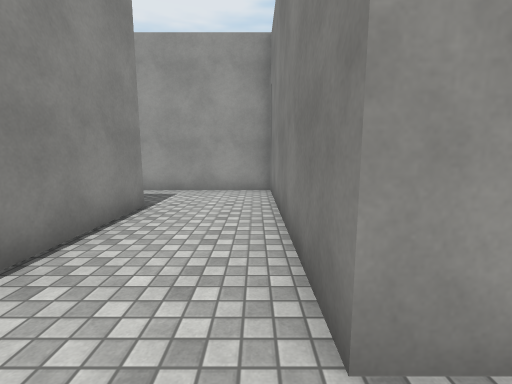
View 1 (above)

17 first-person views from a walk through a scene from a Unity 3-D project. The camera is 1.4 m above the floor, tilts 8° down and sees 90° across. The floor is counted in squares, 1.34 m on a side. Each view is taken from the middle of a square. On the plan, view 1 faces up. The plan holds only what a view shows up to about 11 squares ahead; the rest is blank. The place goes on beyond the plan. The player character is not drawn. Surface patterns are stand-ins for the level's own textures.

View 2
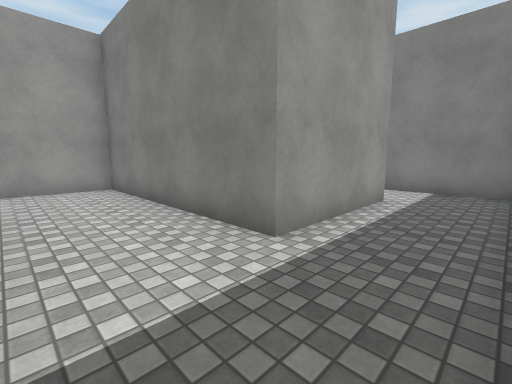

View 3
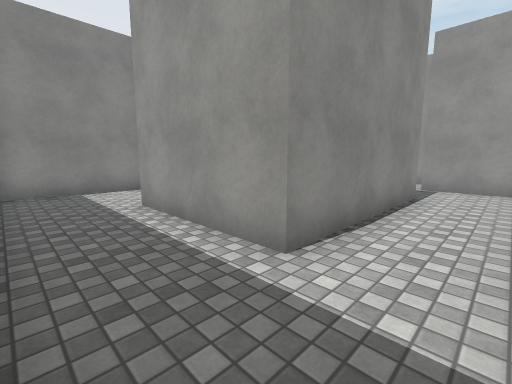

View 4
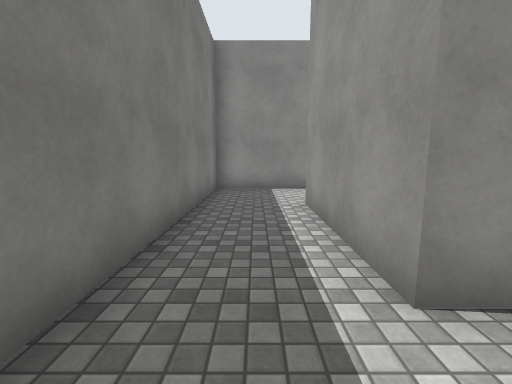

View 5
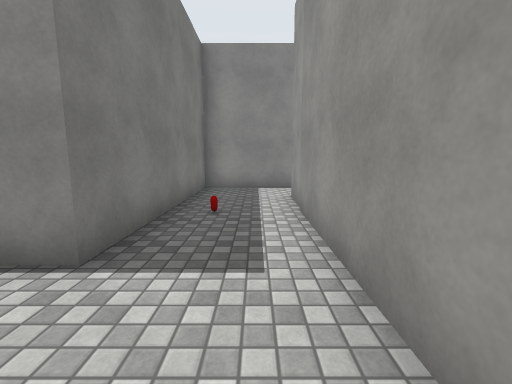

View 6
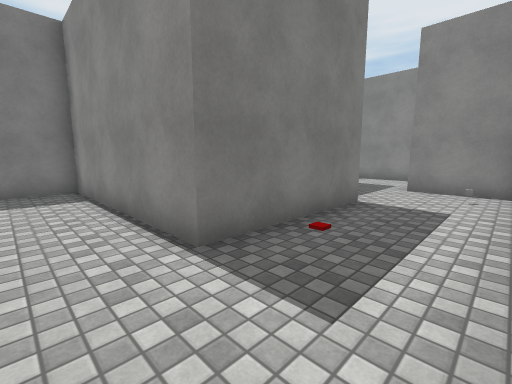

View 7
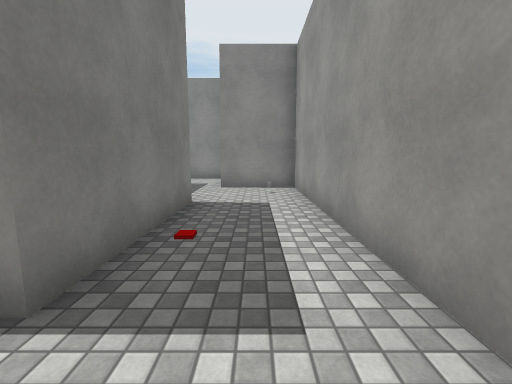

View 8
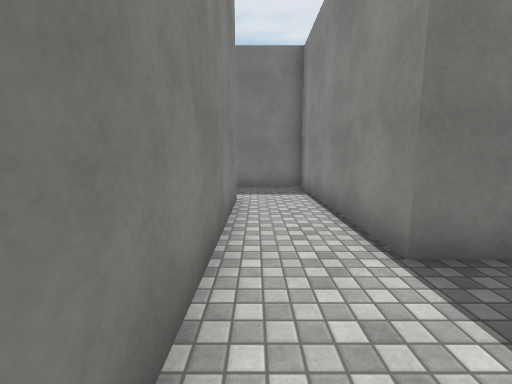

View 9
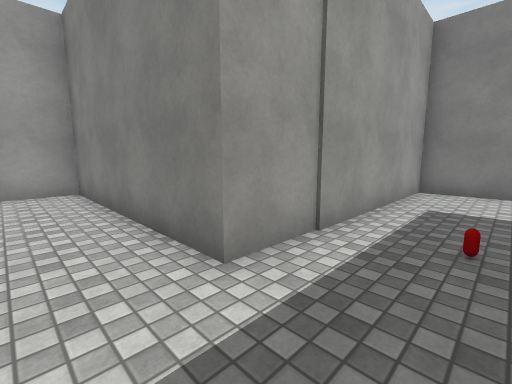

View 10
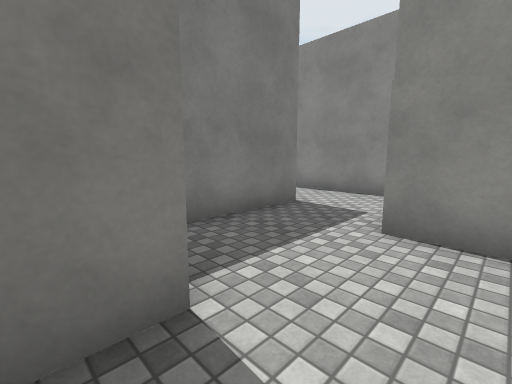

View 11
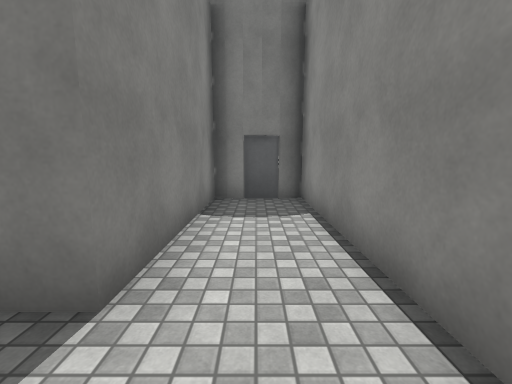

View 12
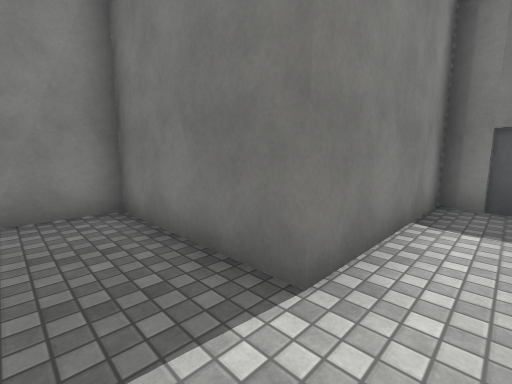

View 13
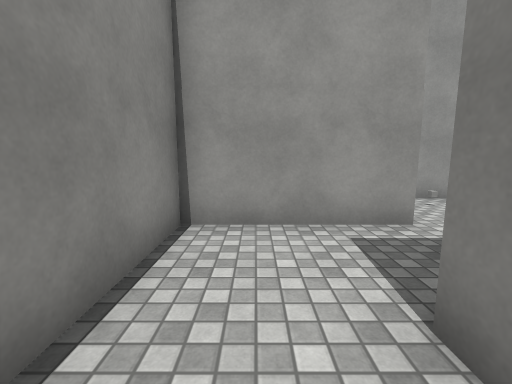

View 14
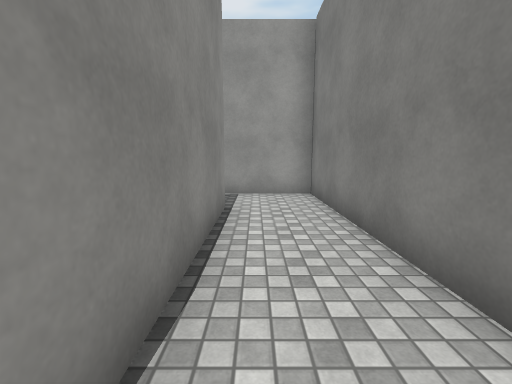

View 15
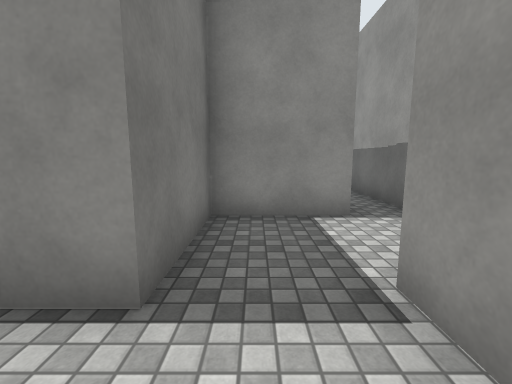

View 16
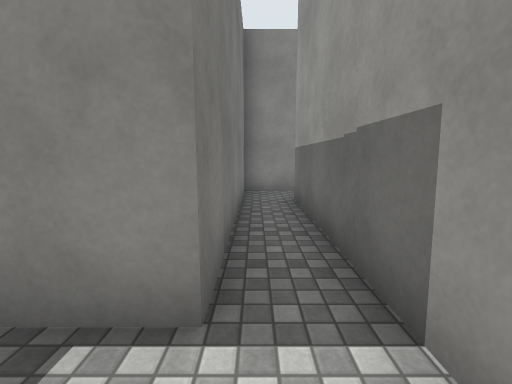

View 17
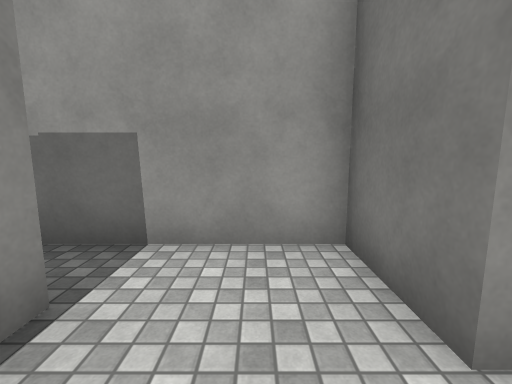

### Floor plan
Points are (right, up) in squares from view 1. A wall is a line through its corners. A room is listed if a view was taken in it or the views show most of it. See-through windows are left out.
Room 1 (views 1, 2, 3, 4, 5, 6, 7, 8, 9, 10, 14, 15)
walls: (3.5, 6.2) (4.4, 6.2) (4.4, 1.1) (0.4, 1.1) (0.4, 7.8) (-6.5, 7.8) (-6.5, 14.3) (-15.6, 14.3) (-15.6, 11.8); (-12.9, 11.5) (-8.5, 11.5) (-8.5, 5.3) (-2.3, 5.3) (-2.3, -1.3) (4.9, -1.3); (-15.5, 9.4) (-12.8, 9.4) (-12.8, 11.1); (6.5, -1.1) (6.5, 8.1) (4.1, 8.1)
ways out: opening at (-16.5, 10.5) to room 2; opening at (4, 7) to room 4
Room 2 (views 11, 12, 13)
walls: (-15.6, 11.8) (-19.2, 11.8) (-19.2, 4.6); (-17.8, 4.8) (-17.3, 4.7); (-18.6, 4.7) (-17.6, 4.7); (-16.9, 4.5) (-16.9, 9.4) (-15.5, 9.4)
ways out: opening at (-16.5, 10.5) to room 1
Room 3 (view 16)
walls: (-4.7, 10.2) (-4.7, 8.7) (1.6, 8.7) (1.6, 7.4); (4.1, 8.1) (4.1, 9.9) (-3.4, 9.9)
ways out: opening at (2.5, 8) to room 4
Room 4 (view 17)
walls: (1.6, 7.4) (1.6, 6.2) (3.5, 6.2)
ways out: opening at (4, 7) to room 1; opening at (2.5, 8) to room 3

Where each view was taken, in squares from view 1:
view 1: 0 up, 0 right, facing up
view 2: 1 down, 2 left, facing up-right
view 3: 1 down, 6 right, facing up-left
view 4: 0 up, 6 right, facing left
view 5: 7 up, 0 right, facing left
view 6: 14 up, 7 left, facing down-left
view 7: 13 up, 7 left, facing left
view 8: 14 up, 7 left, facing down
view 9: 6 up, 8 left, facing up-right
view 10: 13 up, 12 left, facing down-left
view 11: 11 up, 18 left, facing down
view 12: 11 up, 18 left, facing down-right
view 13: 8 up, 18 left, facing up
view 14: 1 up, 5 right, facing up
view 15: 7 up, 6 right, facing left
view 16: 9 up, 3 right, facing left
view 17: 7 up, 3 right, facing up
